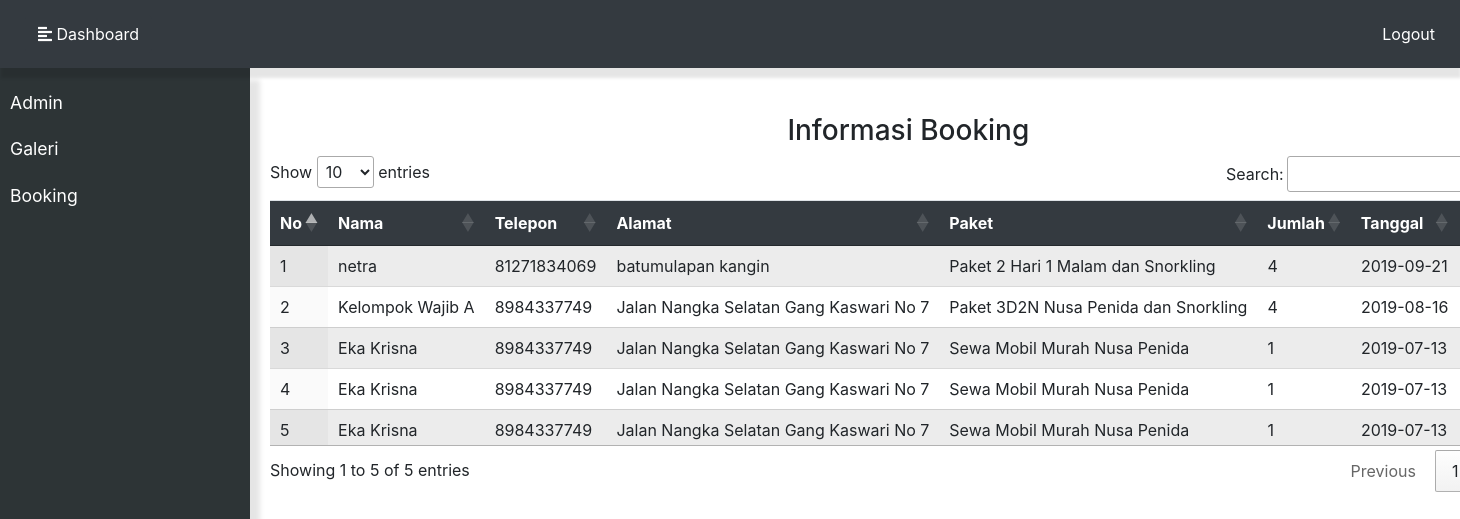
/dashboard/booking.php (signed in), run on the app's committed database.
### tables this page shows
CREATE TABLE `tb_transaksi` (
  `id_tour` int(5) NOT NULL AUTO_INCREMENT,
  `nama_booking` varchar(255) DEFAULT NULL,
  `telpon_booking` double DEFAULT NULL,
  `alamat_booking` varchar(255) DEFAULT NULL,
  `paket_booking` varchar(255) DEFAULT NULL,
  `jumlah_booking` int(5) DEFAULT NULL,
  `tanggal_booking` date DEFAULT NULL,
  PRIMARY KEY (`id_tour`)
);

### dashboard/booking.php (the view, shortened to what this page needs)
<!DOCTYPE html>
<html lang="en" dir="ltr">
<head>
    <link rel="stylesheet" href="https://stackpath.bootstrapcdn.com/bootstrap/4.1.0/css/bootstrap.min.css">
    <link rel='stylesheet' href='https://use.fontawesome.com/releases/v5.7.0/css/all.css'>
    <link rel="stylesheet" href="https://cdn.datatables.net/1.10.19/css/jquery.dataTables.min.css">
    <link rel="stylesheet" href="../css/menu.css">
</head>
<body>
    <div class="wrapper">
        <?php include 'navbar.php' ?>
        <div id="content">
            <br>
            <h3 class="center-card">Informasi Booking</h3>
            <?php
            $query = mysqli_query($conn, "SELECT * FROM tb_transaksi ORDER BY id_tour DESC");
            ?>
            <div class="dataTables_wrapper">
                <table id="example" class="table table-striped display nowrap" style="width:100%">
                    <thead>
                        <tr class="bg-dark text-white">
                            <th>No</th>
                            <th>Nama</th>
                            <th>Telepon</th>
                            <th>Alamat</th>
                            <th>Paket</th>
                            <th>Jumlah</th>
                            <th>Tanggal</th>
                        </tr>
                    </thead>
                    <tbody>
                        <?php
                        $i = 1;
                        while ($row = mysqli_fetch_assoc($query)) {
                            echo "<td>" . $i++ . "</td>";
                            echo "<td>" . $row['nama_booking'] . "</td>";
                            echo "<td>" . $row['telpon_booking'] . "</td>";
                            echo "<td>" . $row['alamat_booking'] . "</td>";
                            echo "<td>" . $row['paket_booking'] . "</td>";
                            echo "<td>" . $row['jumlah_booking'] . "</td>";
                            echo "<td>" . $row['tanggal_booking'] . "</td>";
                        }
                        ?>
                    </tbody>
                </table>
            </div>
        </div>
    </div>
</body>
</html>

### dashboard/navbar.php (shortened to what this page needs)
<nav id="sidebar">
  <ul class="list-unstyled components">
    <li>
      <a href="admin">Admin</a>
    </li>
    <li>
      <a href="galeri">Galeri</a>
    </li>
    <li>
      <a href="booking">Booking</a>
    </li>
  </ul>
</nav>
<nav class="navbar navbar-expand-lg navbar-dark fixed-top bg-dark">
  <div class="container-fluid">
    <button type="button" id="sidebarCollapse" class="btn btn-dark">
      <i class="fas fa-align-left"></i>
      <span>Dashboard</span>
    </button>
    <div class="collapse navbar-collapse" id="navbarSupportedContent">
      <ul class="nav navbar-nav ml-auto text-white">
        <?php if (isset($_SESSION['username'])) { ?>
          <li><a href="../proses/logout">Logout</a></li>
        <?php } else { ?>
          <li><a href="index.php">Login</a></li>
        <?php } ?>
      </ul>
    </div>
  </div>
</nav>

### css/menu.css (style rules this page uses)
.center-card { text-align: center; display: block; margin-left: auto; margin-right: auto; width: 100%; }
a,a:hover,a:focus { color: inherit; text-decoration: none; transition: all 0.3s; }
.navbar { padding: 15px 10px; background: #fff; border: none; border-radius: 0; margin-bottom: 40px; box-shadow: 1px 10px 3px rgba(0, 0, 0, 0.1); }
.wrapper { display: flex; width: 100%; align-items: stretch; }
#sidebar { margin-top: 60px; min-width: 250px; max-width: 250px; background: #2d3436; color: #fff; transition: all 0.3s; box-shadow: 10px 20px 5px rgba(0, 0, 0, 0.1); }
#sidebar ul.components { padding: 20px 0; }
#sidebar ul li a { padding: 10px; font-size: 1.1em; display: block; }
#content { width: 100%; margin-top: 70px; padding: 20px; min-height: 100vh; transition: all 0.3s; }

### dashboard/booking.php (style rules this page uses)
html { scroll-behavior: smooth; }
div.dataTables_wrapper { width: 100%; margin: 0 auto; }

### data on the page
tb_transaksi: nama_booking "netra", telpon_booking "81271834069", alamat_booking "batumulapan kangin", paket_booking "Paket 2 Hari 1 Malam dan Snorkling", jumlah_booking "4", tanggal_booking "2019-09-21"
tb_transaksi: nama_booking "Kelompok Wajib A", telpon_booking "8984337749", alamat_booking "Jalan Nangka Selatan Gang Kaswari No 7", paket_booking "Paket 3D2N Nusa Penida dan Snorkling", jumlah_booking "4", tanggal_booking "2019-08-16"
tb_transaksi: nama_booking "Eka Krisna", telpon_booking "8984337749", alamat_booking "Jalan Nangka Selatan Gang Kaswari No 7", paket_booking "Sewa Mobil Murah Nusa Penida", jumlah_booking "1", tanggal_booking "2019-07-13"
tb_transaksi: nama_booking "Eka Krisna", telpon_booking "8984337749", alamat_booking "Jalan Nangka Selatan Gang Kaswari No 7", paket_booking "Sewa Mobil Murah Nusa Penida", jumlah_booking "1", tanggal_booking "2019-07-13"
tb_transaksi: nama_booking "Eka Krisna", telpon_booking "8984337749", alamat_booking "Jalan Nangka Selatan Gang Kaswari No 7", paket_booking "Sewa Mobil Murah Nusa Penida", jumlah_booking "1", tanggal_booking "2019-07-13"
